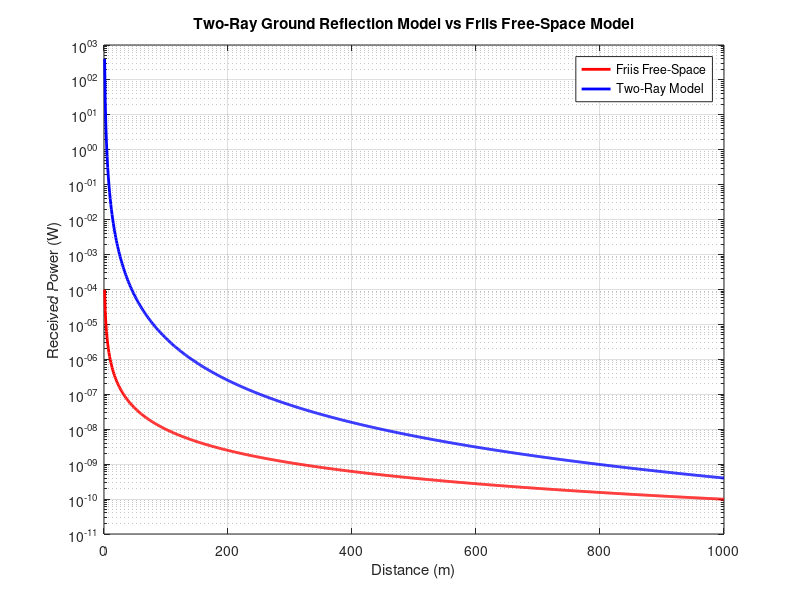

Write MATLAB code to recreate this figure.
clc;
clear;
close all;

% Constants
Pt = 1; % Transmitted Power (Watt)
Gt = 1; % Transmitter Antenna Gain
Gr = 1; % Receiver Antenna Gain
lambda = 0.125; % Wavelength (m) for 2.4 GHz
ht = 10; % Transmitter height (m)
hr = 2;  % Receiver height (m)
L = 1;   % System Loss Factor

d = linspace(1, 1000, 1000); % Distance vector (m)

% Free-space Path Loss Model (Friis Equation)
Pr_friis = (Pt * Gt * Gr * (lambda.^2)) ./ ((4 * pi * d).^2 * L);

% Two-Ray Ground Reflection Model
Pr_two_ray = (Pt * Gt * Gr * (ht^2 * hr^2)) ./ (d.^4 * L);

% Plot Results
figure;
semilogy(d, Pr_friis, 'r', 'LineWidth', 2); hold on;
semilogy(d, Pr_two_ray, 'b', 'LineWidth', 2);
grid on;
xlabel('Distance (m)');
ylabel('Received Power (W)');
title('Two-Ray Ground Reflection Model vs Friis Free-Space Model');
legend('Friis Free-Space', 'Two-Ray Model');